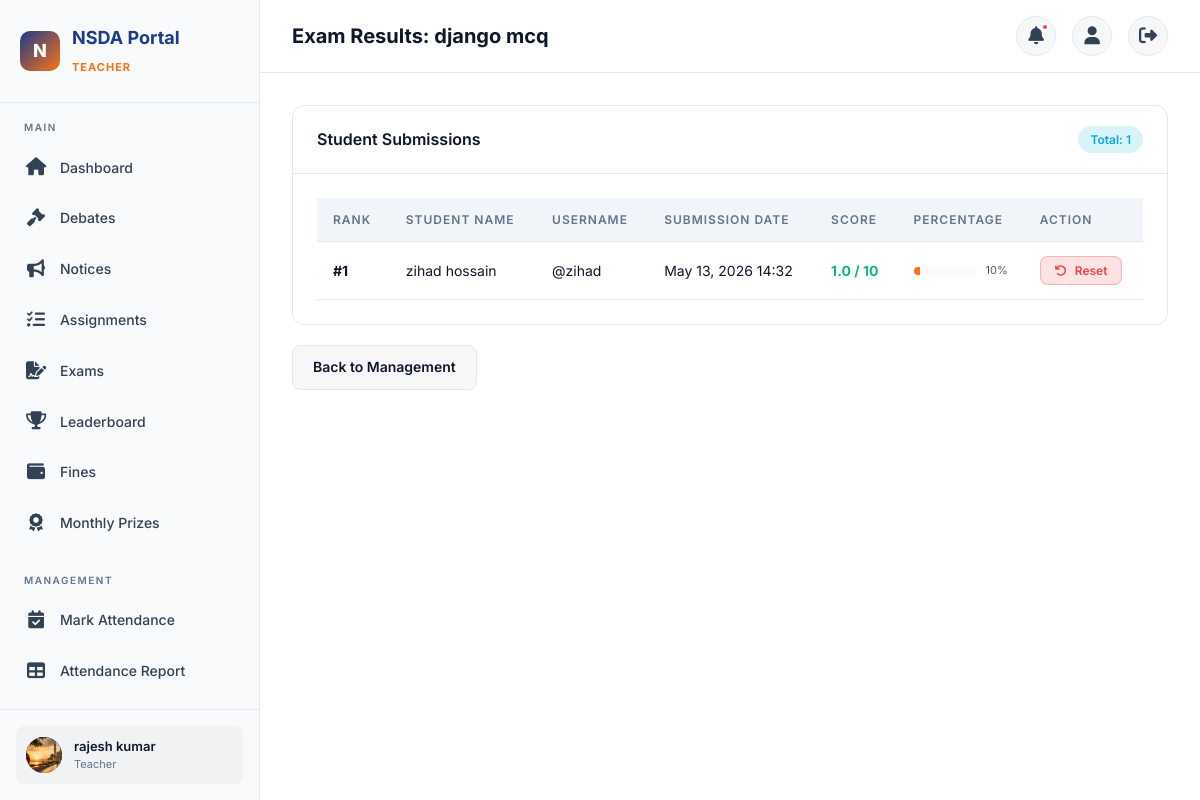
The page /exams/1/results/ (signed in) on the database its author committed.
### accounts/models.py (models this page shows, shortened)
class User(AbstractUser):
    class Role(models.TextChoices):
        STUDENT = 'student', 'Student'
        CR = 'cr', 'Class Representative'
        TEACHER = 'teacher', 'Teacher'
        ADMIN = 'admin', 'Admin'
    role = models.CharField(
        max_length=10,
        choices=Role.choices,
        default=Role.STUDENT,
    )
    profile_picture = models.ImageField(
        upload_to='profiles/',
        blank=True,
        null=True,
    )
    phone = models.CharField(max_length=20, blank=True)
    bio = models.TextField(blank=True)
    grade_level = models.CharField(max_length=50, blank=True)
    school = models.CharField(max_length=200, blank=True)
    date_of_birth = models.DateField(blank=True, null=True)
    created_at = models.DateTimeField(auto_now_add=True)
    updated_at = models.DateTimeField(auto_now=True)
    @property
    def is_student(self):
        return self.role == self.Role.STUDENT
    @property
    def is_cr(self):
        return self.role == self.Role.CR
    @property
    def is_teacher(self):
        return self.role == self.Role.TEACHER
    @property
    def is_admin_user(self):
        return self.role == self.Role.ADMIN

### exams/models.py (models this page shows, shortened)
class Quiz(models.Model):
    title = models.CharField(max_length=255)
    description = models.TextField(blank=True)
    created_by = models.ForeignKey(settings.AUTH_USER_MODEL, on_delete=models.CASCADE, related_name='quizzes')
    created_at = models.DateTimeField(auto_now_add=True)
    duration_minutes = models.PositiveIntegerField(default=30, help_text="Duration of the exam in minutes")
    is_active = models.BooleanField(default=True)
    total_marks = models.PositiveIntegerField(default=0)
    class Meta:
        verbose_name_plural = "Quizzes"

class QuizSubmission(models.Model):
    quiz = models.ForeignKey(Quiz, on_delete=models.CASCADE, related_name='submissions')
    student = models.ForeignKey(settings.AUTH_USER_MODEL, on_delete=models.CASCADE, related_name='quiz_submissions')
    score = models.FloatField(default=0)
    submitted_at = models.DateTimeField(auto_now_add=True)
    is_completed = models.BooleanField(default=False)
    class Meta:
        unique_together = ('quiz', 'student')

### exams/views.py (the view)
# urls.py: path('<int:pk>/results/', views.QuizResultsView.as_view(), name='quiz_results'),
class QuizResultsView(TeacherOrAdminRequiredMixin, DetailView):
    model = Quiz
    template_name = 'exams/quiz_results.html'
    context_object_name = 'quiz'
    def get_context_data(self, **kwargs):
        context = super().get_context_data(**kwargs)
        context['submissions'] = self.object.submissions.select_related('student').order_by('-score')
        return context

### accounts/mixins.py (called while the page is built)
    def test_func(self):
        return self.request.user.role in ('teacher', 'admin')

### portal/context_processors.py (called while the page is built)
def notifications_processor(request):
    if request.user.is_authenticated:
        unread_count = Notification.objects.filter(
            user=request.user, is_read=False
        ).count()
        recent_notifications = Notification.objects.filter(
            user=request.user
        ).order_by('-created_at')[:5]
        return {
            'unread_notifications_count': unread_count,
            'recent_notifications': recent_notifications
        }
    return {'unread_notifications_count': 0, 'recent_notifications': []}

### templates/exams/quiz_results.html (shortened to what this page needs)
{% extends "base.html" %}
{% block page_title %}Exam Results: {{ quiz.title }}{% endblock %}
{% block content %}
<div class="card">
    <div class="card-header" style="display:flex;justify-content:space-between;align-items:center;">
        <h3>Student Submissions</h3>
        <span class="badge badge-info">Total: {{ submissions.count }}</span>
    </div>
    <div class="card-body">
        <div class="table-container">
            <table>
                <thead>
                    <tr>
                        <th>Rank</th>
                        <th>Student Name</th>
                        <th>Username</th>
                        <th>Submission Date</th>
                        <th>Score</th>
                        <th>Percentage</th>
                        <th>Action</th>
                    </tr>
                </thead>
                <tbody>
                    {% for sub in submissions %}
                    <tr>
                        <td><strong>#{{ forloop.counter }}</strong></td>
                        <td>{{ sub.student.get_full_name }}</td>
                        <td>@{{ sub.student.username }}</td>
                        <td>{{ sub.submitted_at|date:"M d, Y H:i" }}</td>
                        <td style="font-weight:700;color:var(--success);">{{ sub.score }} / {{ quiz.total_marks }}</td>
                        <td>
                            {% widthratio sub.score quiz.total_marks 100 as percent %}
                            <div style="display:flex;align-items:center;gap:8px;">
                                <div style="flex:1;height:8px;background:var(--bg-secondary);border-radius:4px;overflow:hidden;">
                                    <div style="width:{{ percent }}%;height:100%;background:var(--accent);"></div>
                                </div>
                                <span class="text-xs">{{ percent }}%</span>
                            </div>
                        </td>
                        <td>
                            <form method="POST" action="{% url 'exams:reset_submission' sub.id %}" onsubmit="return confirm('Are you sure you want to reset this student\'s attempt? They will be able to take the exam again.');">
                                <button type="submit" class="btn btn-sm btn-danger"><i class="fas fa-undo"></i> Reset</button>
                            </form>
                        </td>
                    </tr>
                    {% empty %}
                    <tr><td colspan="6" class="text-center">No submissions yet.</td></tr>
                    {% endfor %}
                </tbody>
            </table>
        </div>
    </div>
</div>
<div style="margin-top:20px;">
    <a href="{% url 'exams:teacher_quiz_list' %}" class="btn btn-secondary">Back to Management</a>
</div>
{% endblock %}

### templates/base.html (shortened to what this page needs)
{% load static %}
<!DOCTYPE html>
<html lang="en">
<head>
    <link rel="stylesheet" href="{% static 'css/style.css' %}">
    <link rel="stylesheet" href="https://cdnjs.cloudflare.com/ajax/libs/font-awesome/6.5.0/css/all.min.css">
</head>
<body>
<div class="app-wrapper">
    <aside class="sidebar" id="sidebar">
        <div class="sidebar-brand">
            <div class="logo">N</div>
            <div><h2>NSDA Portal</h2><small>{{ request.user.get_role_display|default:"Portal" }}</small></div>
        </div>
        <nav class="sidebar-nav">
            <div class="nav-section">
                <div class="nav-section-title">Main</div>
                <a href="{% url 'portal:dashboard' %}" class="nav-link"><span class="icon"><i class="fas fa-home"></i></span>Dashboard</a>
                <a href="{% url 'debates:list' %}" class="nav-link"><span class="icon"><i class="fas fa-gavel"></i></span>Debates</a>
                <a href="{% url 'portal:notice_list' %}" class="nav-link"><span class="icon"><i class="fas fa-bullhorn"></i></span>Notices</a>
                <a href="{% url 'portal:assignment_list' %}" class="nav-link"><span class="icon"><i class="fas fa-tasks"></i></span>Assignments</a>
                <a href="{% url 'exams:quiz_list' %}" class="nav-link"><span class="icon"><i class="fas fa-file-signature"></i></span>Exams</a>
                <a href="{% url 'portal:leaderboard' %}" class="nav-link"><span class="icon"><i class="fas fa-trophy"></i></span>Leaderboard</a>
                <a href="{% url 'finance:fine_list' %}" class="nav-link"><span class="icon"><i class="fas fa-wallet"></i></span>Fines</a>
                <a href="{% url 'attendance:prizes' %}" class="nav-link"><span class="icon"><i class="fas fa-award"></i></span>Monthly Prizes</a>
            </div>
            {% if request.user.is_teacher or request.user.is_admin_user or request.user.is_cr %}
            <div class="nav-section">
                <div class="nav-section-title">Management</div>
                {% if request.user.is_teacher or request.user.is_admin_user %}
                <a href="{% url 'attendance:mark' %}" class="nav-link"><span class="icon"><i class="fas fa-calendar-check"></i></span>Mark Attendance</a>
                <a href="{% url 'attendance:report' %}" class="nav-link"><span class="icon"><i class="fas fa-table"></i></span>Attendance Report</a>
                <a href="{% url 'accounts:student_create' %}" class="nav-link"><span class="icon"></span>Create Student</a>
                {% endif %}
            </div>
            {% endif %}
        </nav>
        <div class="sidebar-footer">
            <div class="user-card">
                <div class="user-avatar">
                    {% if request.user.profile_picture %}
                        <img src="{{ request.user.profile_picture.url }}" alt="avatar">
                    {% else %}
                        {{ request.user.first_name|first|default:request.user.username|first|upper }}
                    {% endif %}
                </div>
                <div class="user-info">
                    <div class="name">{{ request.user.get_full_name|default:request.user.username }}</div>
                    <div class="role">{{ request.user.get_role_display }}</div>
                </div>
            </div>
        </div>
    </aside>
    <main class="main-content">
        <header class="topbar">
            <div style="display:flex;align-items:center;gap:12px;">
                <h1>{% block page_title %}Dashboard{% endblock %}</h1>
            </div>
            <div class="topbar-actions">
                <div class="dropdown-wrapper">
                    <button class="btn-icon" id="notification-toggle">
                        <i class="fas fa-bell"></i>
                        {% if unread_notifications_count %}<span class="badge-dot"></span>{% endif %}
                    </button>
                </div>
                <a href="{% url 'accounts:profile' %}" class="btn-icon"><i class="fas fa-user"></i></a>
                <a href="{% url 'accounts:logout' %}" class="btn-icon"><i class="fas fa-sign-out-alt"></i></a>
            </div>
        </header>
        <div class="content-area">
            {% block content %}{% endblock %}
        </div>
    </main>
</div>
</body>
</html>

### rows shown on the page
User: user.role "TEACHER", user.profile_picture (picture), user.get_full_name "rajesh kumar", user.role "Teacher"
Quiz: title "django mcq", total_marks "10"
QuizSubmission: student.get_full_name "zihad hossain", student.username "zihad", submitted_at "May 13, 2026 14:32", score "1.0", percent "10"

### other values the page prints
{{ submissions.count }} "1"
